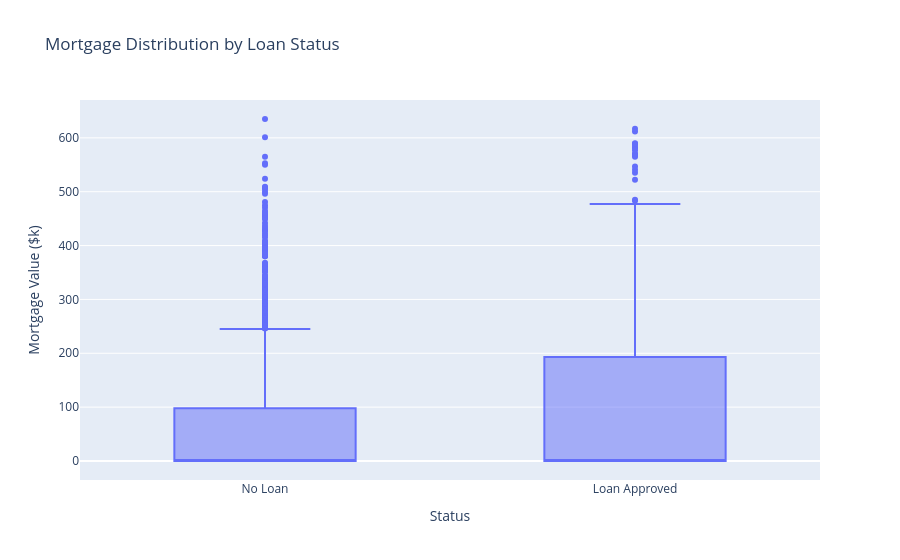

The notebook cell this image was saved under:
### Markdown cell above
CD Account Chart: The contrast here will be stark. For customers with a CD Account (1), the percentage of loan approvals is incredibly high, making it an essential feature for both AdaBoost and XGBoost.

### Code cell
# Check Mortgage distribution across loan status
fig_mort = px.box(
    df, 
    x='Personal.Loan', 
    y='Mortgage',
    title='Mortgage Distribution by Loan Status',
    labels={'Personal.Loan': 'Status', 'Mortgage': 'Mortgage Value ($k)'}
)

fig_mort.show()

### Figure 1 — Plotly figure (JSON) as saved in the notebook; plotly's stock layout.template omitted (floating-point values rounded to 4 significant figures; data arrays with more than 128 entries replaced by an {"elided": "..."} marker saying what was removed)
{"data": [{"alignmentgroup": "True", "hovertemplate": "Status=%{x}<br>Mortgage Value ($k)=%{y}<extra></extra>", "legendgroup": "", "marker": {"color": "#636efa"}, "name": "", "notched": false, "offsetgroup": "", "orientation": "v", "showlegend": false, "type": "box", "x": {"elided": "5000 str values"}, "x0": " ", "xaxis": "x", "y": {"elided": "5000 int values"}, "y0": " ", "yaxis": "y"}], "layout": {"boxmode": "group", "legend": {"tracegroupgap": 0}, "title": {"text": "Mortgage Distribution by Loan Status"}, "xaxis": {"anchor": "y", "domain": [0, 1], "title": {"text": "Status"}}, "yaxis": {"anchor": "x", "domain": [0, 1], "title": {"text": "Mortgage Value ($k)"}}}}
